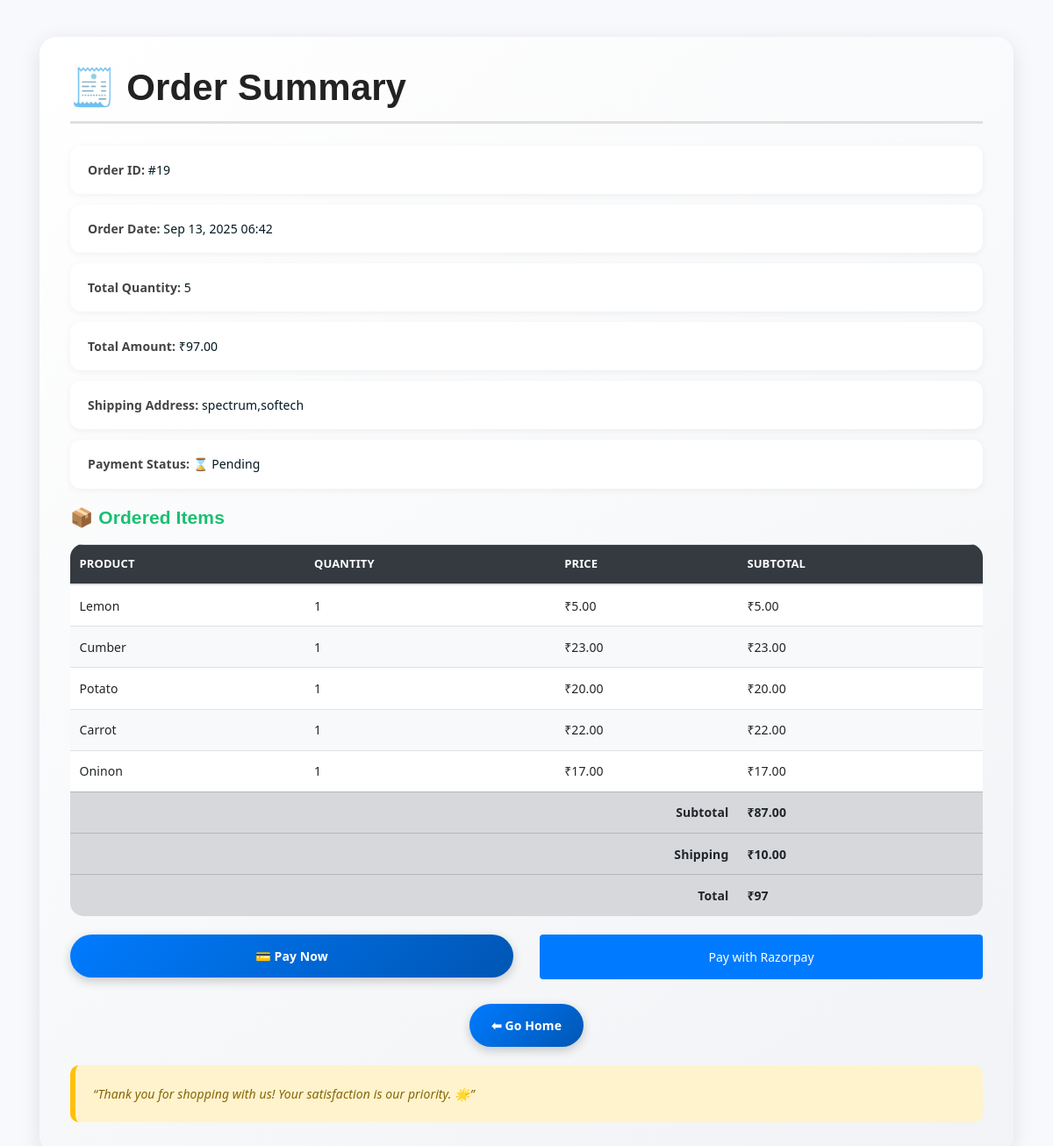
/order_summary/19/, run on the app's committed database.
### appnew001/models.py (models this page shows, shortened)
class Order(models.Model):
    user = models.ForeignKey(User, on_delete=models.CASCADE, related_name="orders")
    created_at = models.DateTimeField(auto_now_add=True)
    is_paid = models.BooleanField(default=False)
    total_amount = models.DecimalField(max_digits=10, decimal_places=2, default=0.00)
    total_quantity = models.PositiveIntegerField(default=0)
    shipping_address = models.CharField(max_length=255, blank=True, null=True)

class OrderItem(models.Model):
    order = models.ForeignKey(Order, on_delete=models.CASCADE, related_name="items")
    product = models.ForeignKey(Product, on_delete=models.CASCADE)
    quantity = models.PositiveIntegerField(default=1)
    price = models.DecimalField(max_digits=10, decimal_places=2)

class Product(models.Model):
    name = models.CharField(max_length=100)
    description = models.TextField(blank=True, null=True)
    price = models.DecimalField(max_digits=10, decimal_places=2)
    image = models.ImageField(upload_to="products/")  # Pillow required
    unit = models.CharField(max_length=50, default="Per Kg")

### appnew001/views.py (the view)
# urls.py: path('order_summary/<int:order_id>/', views.order_summary, name='order_summary'),
def order_summary(request, order_id):
    order = get_object_or_404(Order, id=order_id)
    items = order.items.all()
    subtotal = 0
    for item in items:
        item.subtotal = item.quantity * item.price
        subtotal += item.subtotal
    return render(request, "order_summary.html", {
        "order": order,
        "items": items,
        "subtotal": subtotal,
    })

### appnew001/templates/order_summary.html (shortened to what this page needs)
{% load static %}
<!DOCTYPE html>
<html lang="en">
<head>
    <link rel="stylesheet" href="{% static 'assets/bootstrap/css/bootstrap.min.css' %}">
    <link rel="stylesheet" href="{% static 'assets/css/main.css' %}">
</head>
<body>
    <div class="container mt-5">
        <div class="order-summary-card">
            <h2>🧾 Order Summary</h2>
            <div class="order-summary-details">
                <div class="order-detail-box"><strong>Order ID:</strong> #{{ order.id }}</div>
                <div class="order-detail-box"><strong>Order Date:</strong> {{ order.created_at|date:"M d, Y H:i" }}</div>
                <div class="order-detail-box"><strong>Total Quantity:</strong> {{ order.total_quantity }}</div>
                <div class="order-detail-box"><strong>Total Amount:</strong> ₹{{ order.total_amount }}</div>
                <div class="order-detail-box"><strong>Shipping Address:</strong> {{ order.shipping_address }}</div>
                <div class="order-detail-box"><strong>Payment Status:</strong> {% if order.is_paid %}✅ Paid{% else %}⌛ Pending{% endif %}</div>
            </div>
            <h4 class="mt-4">📦 Ordered Items</h4>
            <table class="table table-hover">
                <thead>
                    <tr>
                        <th>Product</th>
                        <th>Quantity</th>
                        <th>Price</th>
                        <th>Subtotal</th>
                    </tr>
                </thead>
                <tbody>
                    {% for item in items %}
                    <tr>
                        <td>{{ item.product.name }}</td>
                        <td>{{ item.quantity }}</td>
                        <td>₹{{ item.price }}</td>
                        <td>₹{{ item.subtotal }}</td>
                    </tr>
                    {% endfor %}
                    <tr class="table-secondary">
                        <td colspan="3" class="text-right"><strong>Subtotal</strong></td>
                        <td><strong>₹{{ subtotal }}</strong></td>
                    </tr>
                    <tr class="table-secondary">
                        <td colspan="3" class="text-right"><strong>Shipping</strong></td>
                        <td><strong>₹10.00</strong></td>
                    </tr>
                    <tr class="table-secondary">
                        <td colspan="3" class="text-right"><strong>Total</strong></td>
                        <td><strong>₹{{ subtotal|add:10 }}</strong></td>
                    </tr>
                </tbody>
            </table>
            <div class="row text-center mt-4">
                <div class="col-md-6 mb-3">
                    <a href="{% url 'shop' %}" class="btn-custom w-100">
                        💳 Pay Now
                    </a>
                </div>
                <div class="col-md-6 mb-3">
                    <button id="rzp-button1" class="btn btn-primary w-100 py-3 px-4">
                        Pay with Razorpay
                    </button>
                </div>
            </div>
            <div class="text-center mt-3">
                <a href="#" class="btn-custom" onclick="confirmHome(event)">⬅ Go Home</a>
            </div>
            <div class="quote-box mt-4">
                “Thank you for shopping with us! Your satisfaction is our priority. 🌟”
            </div>
        </div>
    </div>
</body>
</html>

### prd/static/assets/css/main.css (style rules this page uses)
html { font-size: 14px; font-weight: 400; line-height: 28px; height: 100%; }
body { font-family: "Open Sans", sans-serif; font-weight: 400; font-size: 1rem; letter-spacing: 0.1px; line-height: 1.8; color: #051922; overflow-x: hidden; }
a { cursor: pointer; text-decoration: none; -webkit-transition: all 0.2s ease-in-out; -o-transition: all 0.2s ease-in-out; transition: all 0.2s ease-in-out; }
h1, .h1, h2, .h2, h3, .h3, h4, .h4, h5, .h5, h6, .h6 { font-family: "Poppins", sans-serif; font-weight: 700; margin: 0 0 1.25rem 0; color: #18c072; }
h2, .h2 { font-size: 3rem; font-weight: 700; line-height: 3.25rem; }
h4, .h4 { font-size: 1.5rem; font-weight: 700; line-height: 1.75rem; }
html, body { height: 100%; }
thead { border-bottom: 1px solid #eee; }

### appnew001/templates/order_summary.html (style rules this page uses)
body { background: #f7f9fc; font-family: 'Segoe UI', Tahoma, Geneva, Verdana, sans-serif; }
.order-summary-card { background: linear-gradient(145deg, #ffffff, #f1f3f6); border-radius: 20px; box-shadow: 0 6px 25px rgba(0,0,0,0.1); padding: 35px; margin-bottom: 40px; }
.order-summary-card h2 { font-weight: 700; color: #222; border-bottom: 3px solid #e0e0e0; padding-bottom: 15px; margin-bottom: 25px; }
.order-detail-box { background: #fff; border-radius: 12px; padding: 15px 20px; margin-bottom: 12px; box-shadow: 0 2px 8px rgba(0,0,0,0.05); }
.order-detail-box strong { color: #444; }
.table { border-radius: 15px; overflow: hidden; background: #fff; }
.table thead { background: #343a40; color: #fff; text-transform: uppercase; font-size: 13px; }
.table tbody tr:nth-child(even) { background: #f8f9fa; }
.btn-custom { background: linear-gradient(135deg, #007bff, #0056b3); color: #fff; border-radius: 40px; font-weight: 600; padding: 12px 25px; transition: all 0.3s ease; text-decoration: none; box-shadow: 0 4px 12px rgba(0,0,0,0.2); display: inline-block; }
.quote-box { margin-top: 30px; padding: 20px; background: #fff3cd; border-left: 6px solid #ffc107; border-radius: 10px; font-style: italic; color: #856404; }

### data on the page
Order: id "19", created_at "Sep 13, 2025 06:42", total_quantity "5", total_amount "97.00", shipping_address "spectrum,softech"
OrderItem: product.name "Lemon", quantity "1", price "5.00", subtotal "5.00"
OrderItem: product.name "Cumber", quantity "1", price "23.00", subtotal "23.00"
OrderItem: product.name "Potato", quantity "1", price "20.00", subtotal "20.00"
OrderItem: product.name "Carrot", quantity "1", price "22.00", subtotal "22.00"
OrderItem: product.name "Oninon", quantity "1", price "17.00", subtotal "17.00"

### other printed values
{{ subtotal }} "87.00"
{{ subtotal|add:10 }} "97"
